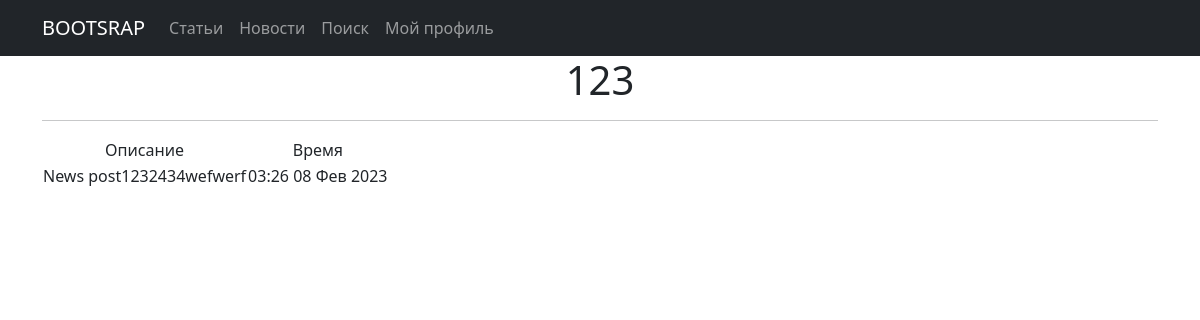
Screenshot of /simpleapp/news/1 with the database file from the repository.
### simpleapp/models.py (models this page shows, shortened)
class News(models.Model):
    date = models.DateTimeField(default=datetime.now)
    name = models.CharField(max_length=50, unique=True)
    description = models.TextField(default="News post")
    category = models.ForeignKey(
        to='Category',
        on_delete=models.CASCADE,
        related_name='news',  # все продукты в категории будут доступны через поле products
    )

### simpleapp/views.py (the view)
# urls.py: path('news/<int:pk>', cache_page(60 * 10)(NewsDetail.as_view()), name='news_detail'),
class NewsDetail(DetailView):
    model = News
    template_name = 'concrete_News.html'
    context_object_name = 'news'

### simpleapp/templatetags/custom_filters.py (called while the page is built)
@register.filter()
def censor(value):
    try:
        if "редиска" in value:
            value = value.replace('редиска', 'р******')
            return value
        else:
            return value
    except:
        raise TypeError("Функция принимает только строки")

### templates/concrete_News.html (shortened to what this page needs)
{% extends 'flatpages/default.html' %}
{% load custom_filters %}
{% block content %}
<h1>{{ news.name }}</h1>
   <hr>
       <table>
           <tr>
               <td>Описание</td>
               <td>Время</td>
           </tr>
           <tr>
               <td>{{ news.description|censor }}</td>
               <td>{{ news.date|date:'h:s d M Y' }}</td>
           </tr>
       </table>
{% endblock content %}

### rows the page displays
News: name "123", description|censor "News post1232434wefwerf", date "03:26 08 Фев 2023"
